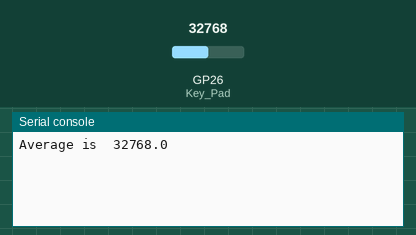
The program below on a simulated Raspberry Pi Pico running MicroPython. Shown: the last lines printed to the serial console. The inputs (shaded band) are chosen by the test bench; at power-on: GP26 (Key_Pad) = 32768 (analog values on the 0–65535 scale).

Above: at 1.2 s.
1.3 s: GP26 (Key_Pad) set to 45874
At 2.6 s:
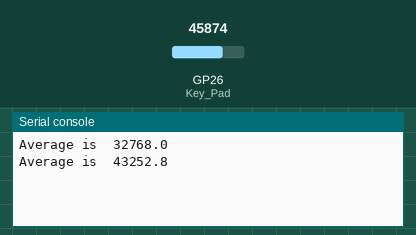
2.8 s: GP26 (Key_Pad) set to 57670
At 4.1 s:
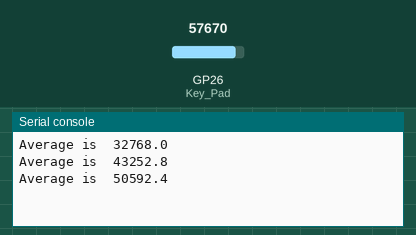
Timing chart, 0 to 5.8 s (numbered marks = the images above; inputs shaded):
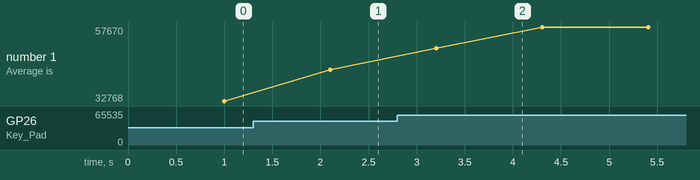

Measured:
- after the input at 1.3 s, the serial console: prints a new line after 0.80 s (image 1)
- after the input at 2.8 s, the serial console: prints a new line after 0.40 s (image 2)
- plotted number 1: 32768 → 43252.8 after the input at 1.3 s, 43252.8 → 57670 after the input at 2.8 s

The program:

Key_Val_Utility.py
```python
#Matrix keypad - ANALOG4 x 4 - Refined with buffering to remove key repeats and THREADED
#The thread handles the keyboard scanning, leaving the main loop to handle other tasks.
#When a key is pressed, the value is written to a global variable 'User_Key'.
#The thread now stops checking for key presses until User_Key is processed in the main loop.
#The main loop must process User_Key and then set it to 'null' for the thread to start scanning again.

#connect VCC to 3.3V pin 36
#connect GND to GND  pin 33
#connect OUT to ADC0 pin 31 (GP26-ADC0)

'''
KEYMAP showing which key is what analog value and the dividing line between key values
No key pressed averages 408
Full analog range was 65535 @ 1 (top left) to 11490 @ D (bot right)
These readings are avg for each key and then the mid-point between 2 keys
1 65535
--- 62305
2 59075
--- 56177
3 53280
--- 50760
A 48240
--- 44140
4 40040
--- 38490
5 36940
--- 35605
6 34270
--- 33075
B 31880
--- 29830
7 27780
--- 26985
8 26190
--- 25470
9 24750
--- 24185
C 23620
--- 22445
* 21270
--- 18910
0 16550
--- 15045
# 13540
--- 12515
D 11490
--- 5745
  408
'''

import machine
import utime
import _thread

Key_Pad = machine.ADC(0)  #setup analog reading on ADC 0
Raw = 0

# simple code to find avg val for each key to obtain
# key code values

Avg = 0
Pointer = 0
while True:
    Raw = 0
    while Pointer <= 19:
        Raw = Raw + Key_Pad.read_u16()
        utime.sleep(.05)
        Pointer += 1
    Pointer = 0
    Avg = Raw / 20
    print("Average is ",Avg)
    Avg = 0
    utime.sleep(.1)
```
